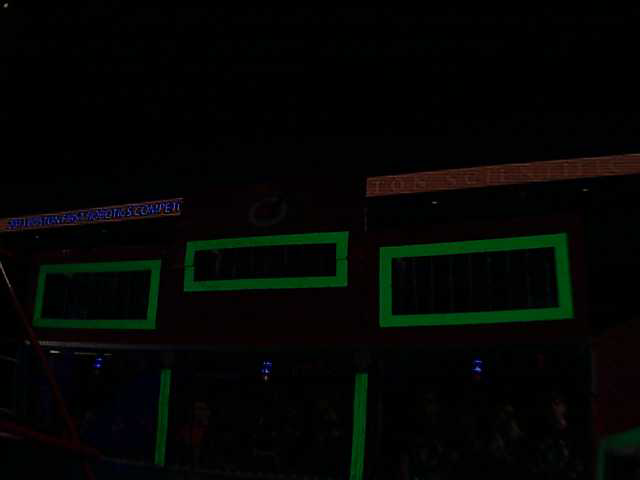
#> input picture code/demo.png, 640 x 480 px
$ python 4_threshold.py   (older library calls are emulated)
#> lines starting #> are read from the running program, lines starting #| are printed output that depends on the picture; after the words box and inside, x2 and y2 are one past the last pixel; in counts of white or black regions, pixels touching at a corner belong together

import cv2

def threshold_range(im, lo, hi):
    '''Returns a binary image if the values are between a certain value'''

    unused, t1 = cv2.threshold(im, lo, 255, type=cv2.THRESH_BINARY)
    unused, t2 = cv2.threshold(im, hi, 255, type=cv2.THRESH_BINARY_INV)
    return cv2.bitwise_and(t1, t2)

if __name__ == '__main__':

    img = cv2.imread('demo.png')
#> img is the input picture: shape (480, 640, 3); mean B, G, R 3.3, 5.3, 3.7

    # convert to HSV colorspace
    hsv = cv2.cvtColor(img, cv2.cv.CV_BGR2HSV)
#> hsv: shape (480, 640, 3); mean H, S, V 34.8, 88.8, 7.4

    h, s, v = cv2.split(hsv)
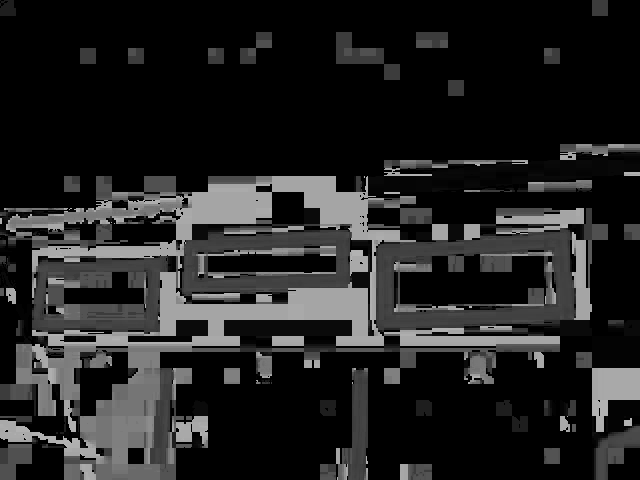
#> h: shape (480, 640); min 0, max 179, mean 34.8
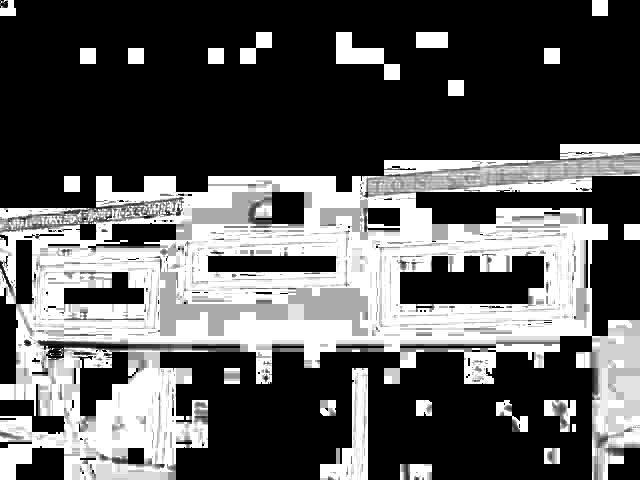
#> s: shape (480, 640); min 0, max 255, mean 88.8

    # these parameters will find 'green' on the image
    h = threshold_range(h, 30, 75)
#> in threshold_range, `unused, t1 = cv2.threshold(im, lo, 255, type=cv2.THRESH_BINARY)`:
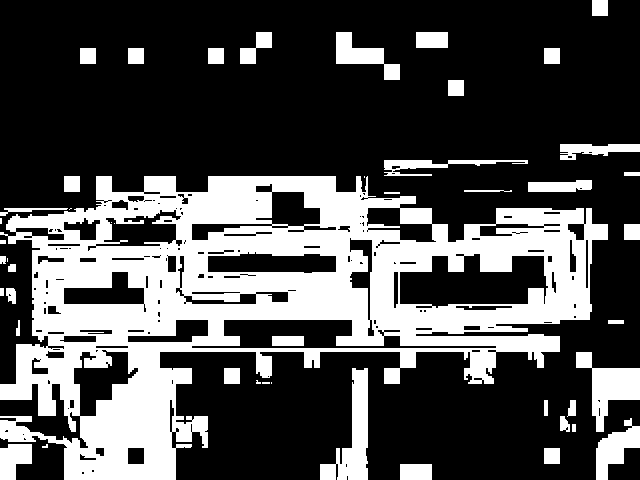
#> t1: shape (480, 640); 30.7% white; 48 white regions (10 under 20 px), largest, box (x1, y1, x2, y2) and area: (0, 176, 608, 480) 78256, (320, 368, 368, 480) 2441, (576, 352, 640, 432) 2165
#> in threshold_range, `unused, t1 = cv2.threshold(im, lo, 255, type=cv2.THRESH_BINARY)`: unused = 30
#> in threshold_range, `unused, t2 = cv2.threshold(im, hi, 255, type=cv2.THRESH_BINARY_INV)`:
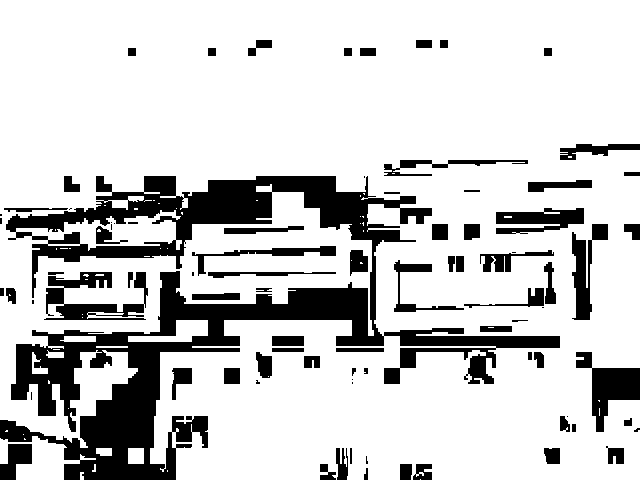
#> t2: shape (480, 640); 79.9% white; 85 black regions (18 under 20 px), largest, box (x1, y1, x2, y2) and area: (0, 176, 560, 480) 40964, (44, 272, 148, 320) 2322, (576, 352, 640, 432) 2141
#> in threshold_range, `unused, t2 = cv2.threshold(im, hi, 255, type=cv2.THRESH_BINARY_INV)`: unused = 75
#> in threshold_range, `return cv2.bitwise_and(t1, t2)`: returned value: shape (480, 640); 10.6% white; 146 white regions (44 under 20 px), largest, box (x1, y1, x2, y2) and area: (376, 228, 576, 332) 8876, (180, 230, 352, 296) 5861, (32, 256, 168, 334) 4637
    s = threshold_range(s, 188, 255)
#> call 2 of threshold_range, with lo = 188, hi = 255
#> in threshold_range (call 2), `unused, t1 = cv2.threshold(im, lo, 255, type=cv2.THRESH_BINARY)`:
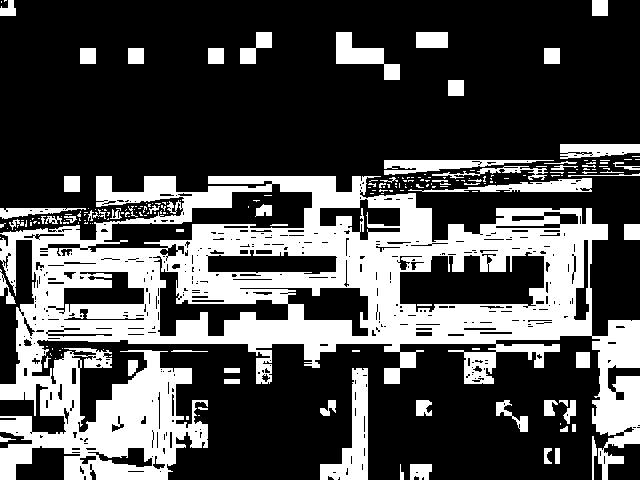
#> t1: shape (480, 640); 30.4% white; 210 white regions (146 under 20 px), largest, box (x1, y1, x2, y2) and area: (0, 176, 640, 480) 77876, (320, 368, 368, 480) 2349, (336, 32, 400, 80) 1280
#> in threshold_range (call 2), `unused, t1 = cv2.threshold(im, lo, 255, type=cv2.THRESH_BINARY)`: unused = 188
#> in threshold_range (call 2), `unused, t2 = cv2.threshold(im, hi, 255, type=cv2.THRESH_BINARY_INV)`: t2: shape (480, 640); every value is 255
    v = threshold_range(v, 16, 255)
#> call 3 of threshold_range, with lo = 16, hi = 255
#> in threshold_range (call 3), `unused, t1 = cv2.threshold(im, lo, 255, type=cv2.THRESH_BINARY)`:
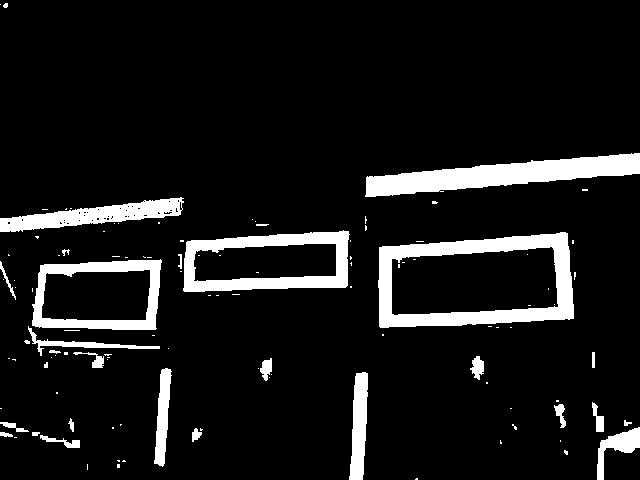
#> t1: shape (480, 640); 9.5% white; 113 white regions (84 under 20 px), largest, box (x1, y1, x2, y2) and area: (378, 232, 574, 328) 6725, (365, 153, 640, 197) 5743, (183, 230, 350, 292) 4398
#> in threshold_range (call 3), `unused, t1 = cv2.threshold(im, lo, 255, type=cv2.THRESH_BINARY)`: unused = 16

    # combine them all and show that
    combined = cv2.bitwise_and(h, cv2.bitwise_and(s, v))
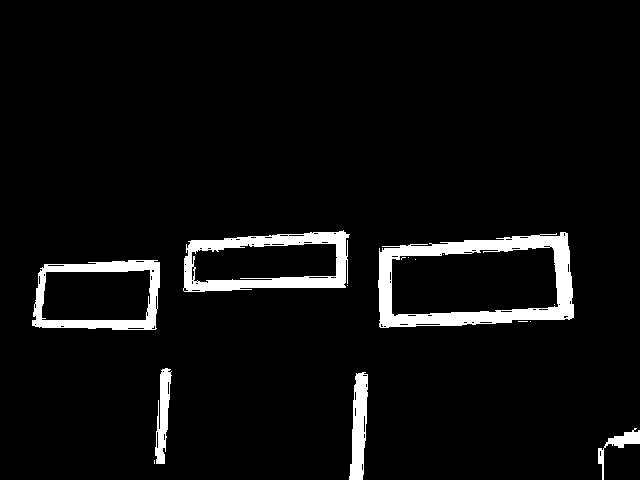
#> combined: shape (480, 640); 5.2% white; 15 white regions (9 under 20 px), largest, box (x1, y1, x2, y2) and area: (378, 232, 574, 328) 6270, (183, 230, 350, 292) 4003, (32, 260, 160, 330) 2960, (349, 372, 368, 480) 1379, (155, 368, 172, 464) 904, (598, 428, 640, 480) 490
    cv2.imshow('combined', combined)

    # store the image for other demo projects
    cv2.imwrite('combined.png', combined)


    cv2.waitKey(0)
